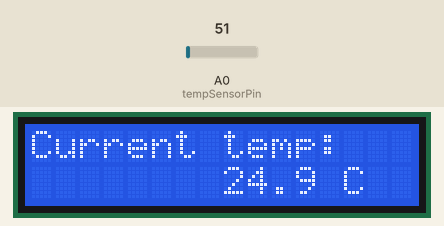
Recording of a sketch running on a simulated Arduino Uno, built with avr-gcc and run on an emulated ATmega328P. Parts: 16×2 character LCD. The test bench sets the inputs (shaded band); at power-on: A0 (tempSensorPin) = 51.

Above: at 1.2 s.
1.3 s: A0 (tempSensorPin) set to 23
At 2.6 s:
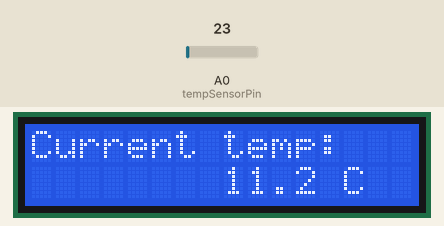
3.6 s: A0 (tempSensorPin) set to 18
At 4.4 s:
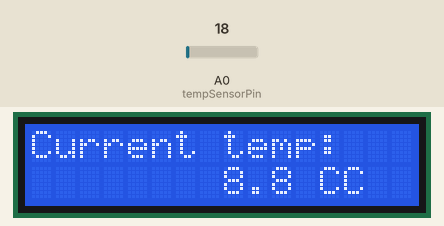
5.6 s: A0 (tempSensorPin) set to 30
At 7.4 s:
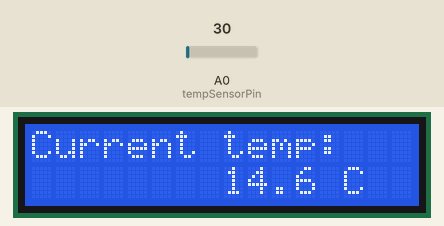
Timing chart, 0 to 8.9 s (numbered marks = the images above; inputs shaded):
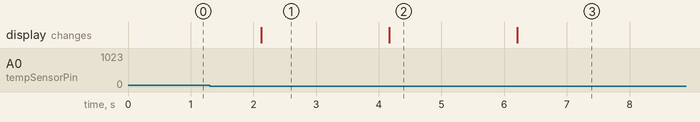

Measured:
- the behaviour switches between 21 and 20 on A0 (tempSensorPin) (found by bisection; images 1 and 2)
- after the input at 1.3 s, the display: changes after 0.83 s (image 1)
- after the input at 3.6 s, the display: changes after 0.57 s (image 2)
- after the input at 5.6 s, the display: changes after 0.61 s (image 3)

The sketch:

LCD-thermometer.ino
```cpp
/* Arduino Uno R3
*
*  LCM1602 LCD Display - I2C
*  VCC -> D13
*  GND -> GND
*  SCL -> A5
*  SDA -> A4
*
*  LM35DZ Thermometer
*  VCC -> D13 (as 5V)
*  GND -> GND
*  DTA -> A0
*/

#include <Wire.h>
#include <LiquidCrystal_I2C.h>

#define VCC_ON_DIGITAL 13

#define DEVICE_VOLTAGE 5.0
#define ADC_RESOLUTION 1024.0
#define MULTIPLIER 100

LiquidCrystal_I2C lcd(0x27, 2, 1, 0, 4, 5, 6, 7, 3, POSITIVE);

int tempSensorPin = A0;
int sensorRead;
float temperature;

void setup()
{
  pinMode(VCC_ON_DIGITAL, OUTPUT);
  digitalWrite(VCC_ON_DIGITAL, HIGH);

  lcd.begin(16, 2);   // init 16x2 LCD
  lcd.backlight(); // init backlight
}

void loop()
{
  sensorRead = analogRead(tempSensorPin);
  temperature = (sensorRead * DEVICE_VOLTAGE) / ADC_RESOLUTION;
  temperature *= MULTIPLIER;

  String outputRow1 = String("Current temp: ");
  String outputRow2 = String(String(temperature, 1) + " C");

  lcd.setCursor(0,0);
  lcd.print(outputRow1);
  lcd.setCursor(8,1);
  lcd.print(outputRow2);

  delay(1000);
}
```
